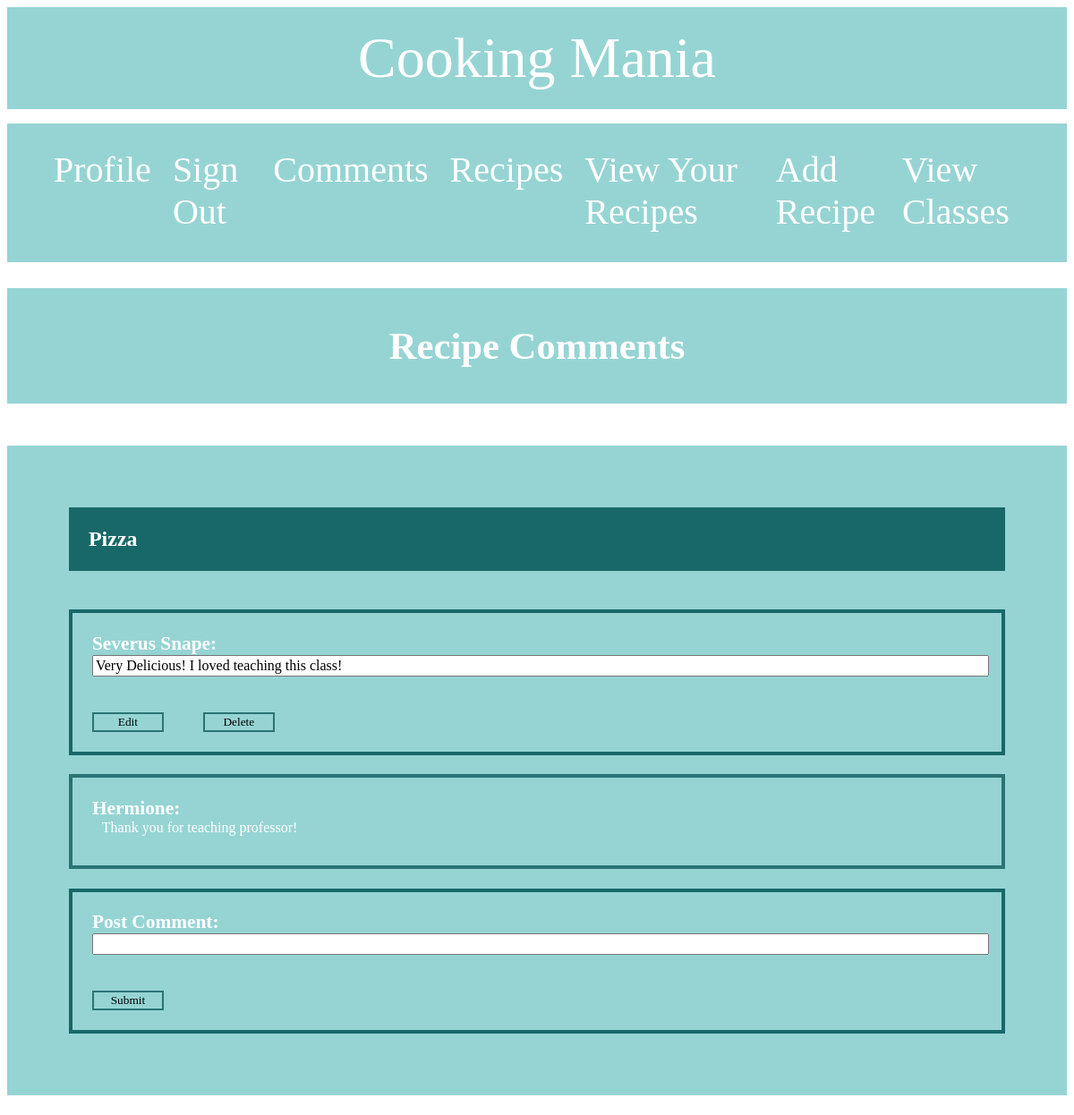
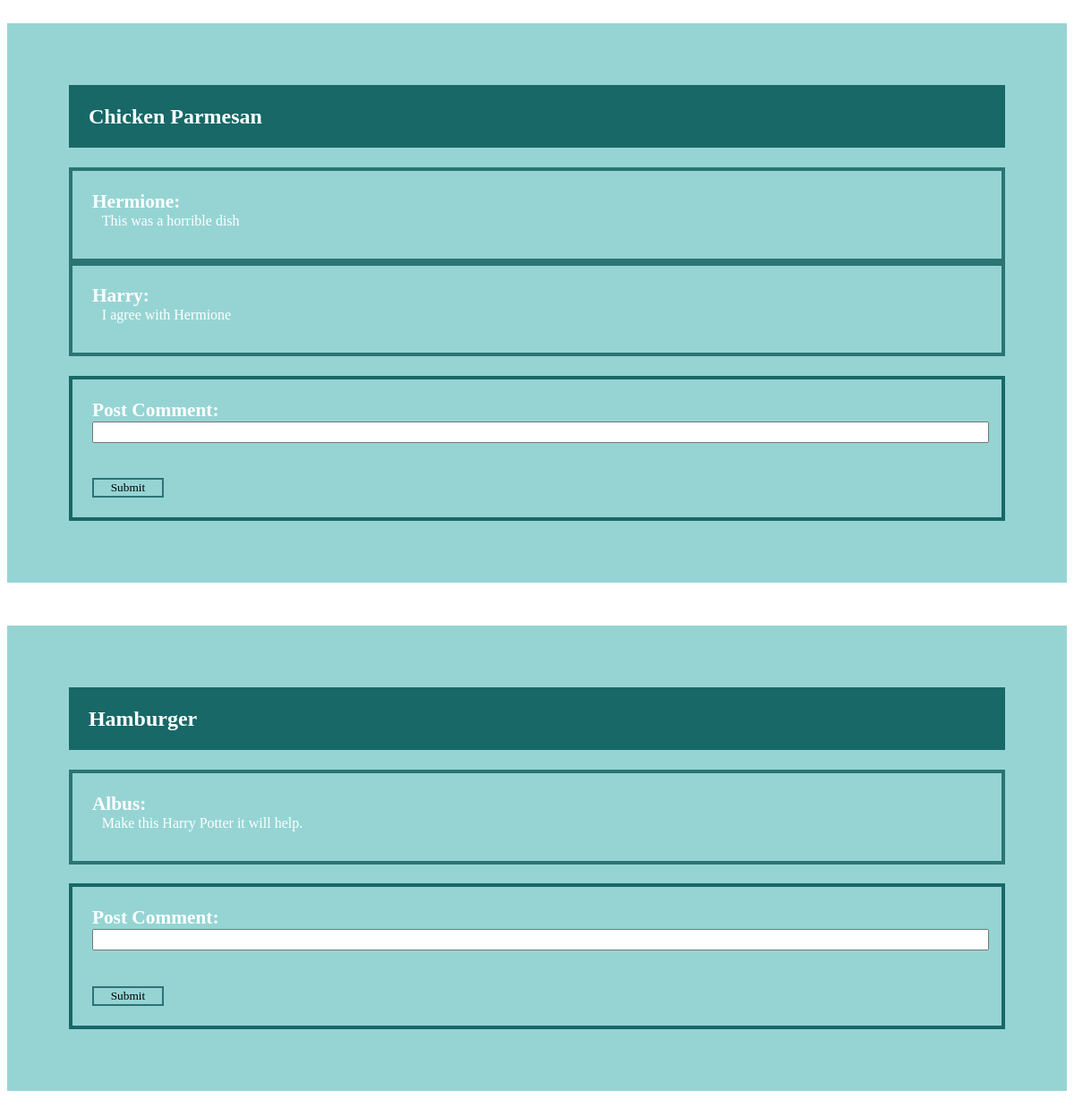
The page /Ariana.php (signed in) on the database its author committed (2 pictures, top to bottom).
### tables this page shows
CREATE TABLE `recipes` (
  `Recipe_ID` int(11) NOT NULL,
  `Recipe_name` varchar(255) DEFAULT NULL,
  `Recipe_time` varchar(255) DEFAULT NULL,
  `Recipe_level` int(11) DEFAULT NULL,
  `Recipe_instructions` mediumtext DEFAULT NULL,
  `Recipe_Ingredients` text NOT NULL,
  `last_update_date` date DEFAULT NULL,
  `User_ID` int(11) DEFAULT NULL
);

CREATE TABLE `comments` (
  `Comment_ID` int(11) NOT NULL,
  `Recipe_ID` int(11) DEFAULT NULL,
  `User_ID` int(11) DEFAULT NULL,
  `CommentText` mediumtext DEFAULT NULL
);

CREATE TABLE `users` (
  `User_ID` int(11) NOT NULL,
  `User_type` int(11) DEFAULT NULL,
  `User_fname` varchar(255) DEFAULT NULL,
  `User_lname` varchar(255) DEFAULT NULL,
  `User_email` varchar(255) DEFAULT NULL,
  `User_phonenumber` varchar(255) DEFAULT NULL,
  `User_password` varchar(255) DEFAULT NULL
);

### Ariana.php (the view, shortened to what this page needs)
<!DOCTYPE html>
<html lang="en">
<head>
    <link rel="stylesheet" href="css\styles.css">
</head>
<body>
<?php include "navbar.php"?>
    <h1 class=Profileheader>Recipe Comments</h1>
    <?php include "dbconnection.php"?>
   <?php
   $sql = sprintf("SELECT * FROM recipes");
   $result = $connection->query($sql);
   while ( $row = $result->fetch_assoc()) {
     $sql1 = sprintf("SELECT *
     FROM comments
     INNER JOIN users
     ON users.User_ID = comments.User_ID
     WHERE Recipe_ID = %d", $row['Recipe_ID']);
     $result1 = $connection->query($sql1);
      Print '<div class=Comment>';
      Print '<h2 class=Comment-Recipe>'. $row['Recipe_name'] . "</h2>";
      while ( $row1 = $result1->fetch_assoc()){
          if($row1['User_ID']==$_SESSION['User_ID'] ||  $_SESSION['User_type']==1 ) {
            Print '
              <form method = "post" action = "Comments/Edit_Delete_CommentSQL.php?Comment_ID='.$row1['Comment_ID'].'">
                <label><b>'. $row1['User_fname'] . " " . $row1['User_lname'] .  ':</b></label> <br>
                <input type = "text" name = "CommentText" value ="' .$row1['CommentText'].'">
                <input type="submit" name="Edit-comment" value="Edit">
                <input type="submit" name="Delete-comment" value="Delete">
            </form>';
        }else{
            Print '<h3>'. $row1['User_fname'] . ":</h3><p>" . $row1['CommentText'] . "</p>";
        }
    };
      Print '<form method = "post" action = "Comments/CreateSQLComment.php?Recipe_ID='.$row['Recipe_ID'].'">
          <label><b> Post Comment: </b></label> <input type = "text" name = "comment"> <br>
         <input type="submit" name="Create-comment" value="Submit">
      </form>';
    Print '</div>';
    }
   ?>
</body>
</html>

### css/styles.css (style rules this page uses)
* { font-family: "Comic Sans MS"; caret-color: transparent; }
form input { caret-color: black; }
h1 { font-size: 32pt; }
.Profileheader { background-color: rgb(150, 212, 212); color:white; padding: 40px 20px; text-align: center; }
.Comment { display: flex; flex-direction: column; background-color: rgb(150, 212, 212); margin: 4% 0; padding: 4%; }
.Comment .Comment-Recipe { background-color: rgb(24, 104, 104); color: white; padding: 2%; margin: 2%; }
.Comment form { margin: 2%; color: white; border: 4px solid rgb(24, 104, 104); padding: 2%; }
.Comment form label { font-size: 16pt; }
.Comment form input[type=text] { font-size: 12pt; width: 100%; }
.Comment form input[type=submit] { width: 80px; margin: calc(20px + 2%) calc(20px + 2%) 0 0; background-color: rgb(150, 212, 212); border: 2px solid rgb(43, 116, 116); cursor: pointer; transition: 0.5s; }
.Comment h3 { color: white; font-size: 16pt; margin: 0 2% 0 2%; padding: 2% 2% 0 2%; border-top: 4px solid rgb(43, 116, 116); border-left: 4px solid rgb(43, 116, 116); border-right: 4px solid rgb(43, 116, 116); }
.Comment p { color: white; margin: 0 2% 0 2%; padding: 0 3% 3% 3%; border-bottom: 4px solid rgb(43, 116, 116); border-left: 4px solid rgb(43, 116, 116); border-right: 4px solid rgb(43, 116, 116); }

### rows shown on the page
recipes: Recipe_name "Pizza"
comments: User_ID.User_fname "Severus", User_ID.User_lname "Snape", CommentText "Very Delicious! I loved teaching this class!"
comments: User_ID.User_fname "Hermione", CommentText "Thank you for teaching professor!"
recipes: Recipe_name "Chicken Parmesan"
comments: User_ID.User_fname "Hermione", CommentText "This was a horrible dish"
comments: User_ID.User_fname "Harry", CommentText "I agree with Hermione"
recipes: Recipe_name "Hamburger"
comments: User_ID.User_fname "Albus", CommentText "Make this Harry Potter it will help."
